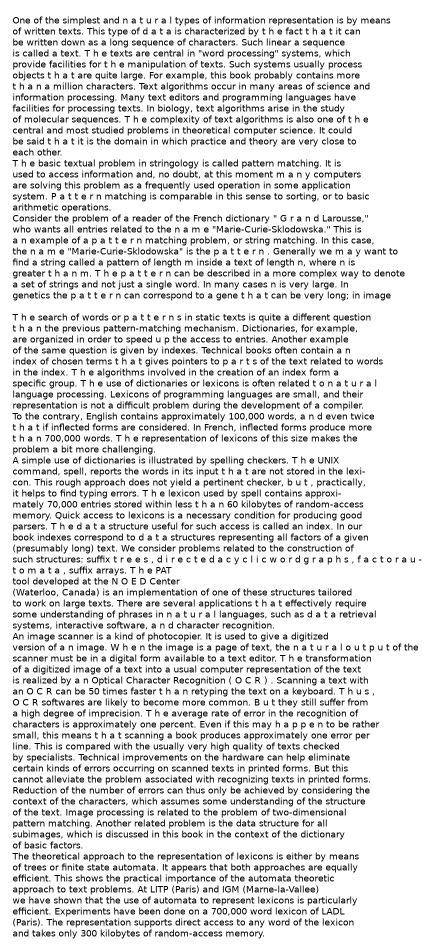
#> input picture 2d_pattern_matching/haystack.png, 860 x 1900 px (shown at 1/2 size)
$ python images.py
#> lines starting #> are read from the running program, lines starting #| are printed output that depends on the picture
### 2d_pattern_matching/letters/image.py
import cv2
import matplotlib.pyplot as plt

HAYSTACK = {
    "n": lambda image, id: Image.segment(image, (37, 40), (47, 49), id),
    "e": lambda image, id: Image.segment(image, (37, 51), (47, 60), id),
    "o": lambda image, id: Image.segment(image, (37, 68), (47, 77), id),
    "pattern": lambda image, id: Image.segment(image, (474, 184), (491, 283), id),
}


class Image:
    def __init__(self, image, id=None):
        self.image = image
        self.id = id

    @classmethod
    def segment(cls, image, upperleft, lowerright, id):
        s, t = upperleft
        u, w = lowerright
        return cls(image[s:u, t:w], id)

    @classmethod
    def from_file(cls, filename):
#> called with filename = 'haystack.png'
        return cls(cv2.imread(filename, cv2.IMREAD_GRAYSCALE))
#> in __init__, self.image is the input picture: shape (1900, 860); min 0, max 255, mean 222.7

    def show(self):
        plt.imshow(255 - self.image, cmap="Greys")
        plt.show()
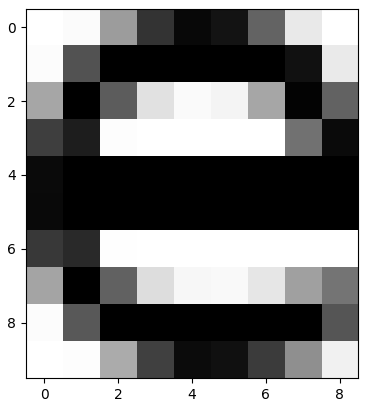
#> figure drawn by matplotlib, 1 panel


class Haystack:
    def __init__(self):
        self.haystack = Image.from_file("haystack.png")
        self.image = self.haystack.image

    def get(self, pattern):
        if pattern not in HAYSTACK:
            raise TypeError("Pattern not recognised!")
        return HAYSTACK[pattern](self.haystack.image, pattern)

### 2d_pattern_matching/images.py
from letters.image import Haystack

if __name__ == '__main__':
    haystack = Haystack()
    e = haystack.get('e').show()
    n = haystack.get('n').show()
#> in show (call 2), `plt.show()`:
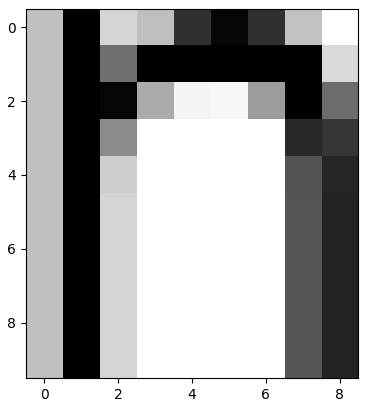
#> figure drawn by matplotlib, 1 panel
    o = haystack.get('o').show()
#> in show (call 3), `plt.show()`:
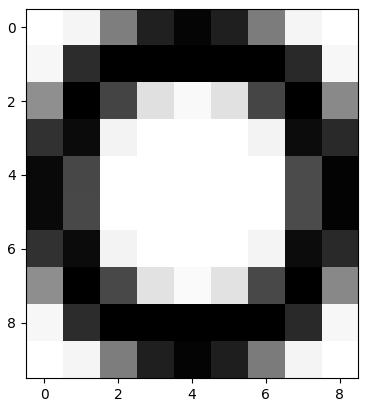
#> figure drawn by matplotlib, 1 panel
    pattern = haystack.get('pattern').show()
#> in show (call 4), `plt.show()`:
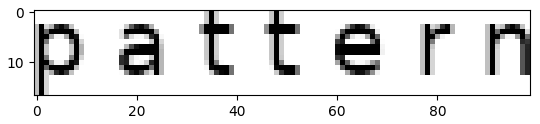
#> figure drawn by matplotlib, 1 panel

$ run again, with 2d_pattern_matching/automaton.png copied over 2d_pattern_matching/haystack.png
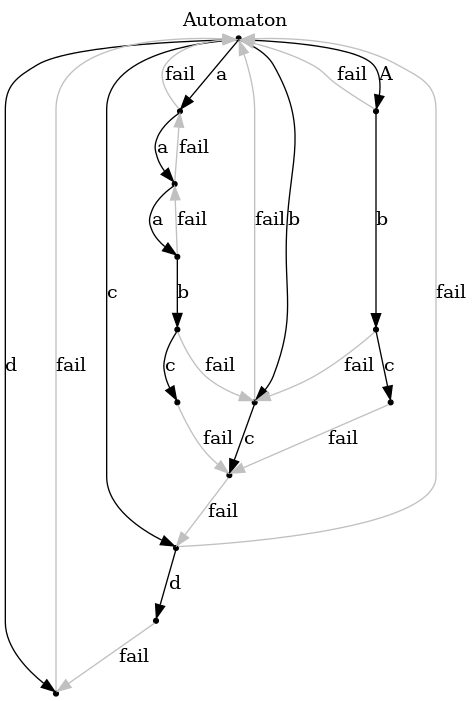
#> input picture 2d_pattern_matching/automaton.png, 472 x 701 px
#> in __init__, self.image is the input picture: shape (701, 472); min 0, max 255, mean 248.2
#> in show, `plt.show()`:
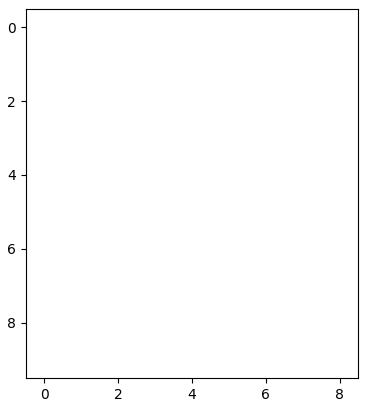
#> figure drawn by matplotlib, 1 panel
#> in show (call 4), `plt.show()`:
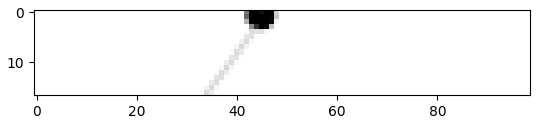
#> figure drawn by matplotlib, 1 panel

$ run again, with 2d_pattern_matching/automaton2.png copied over 2d_pattern_matching/haystack.png
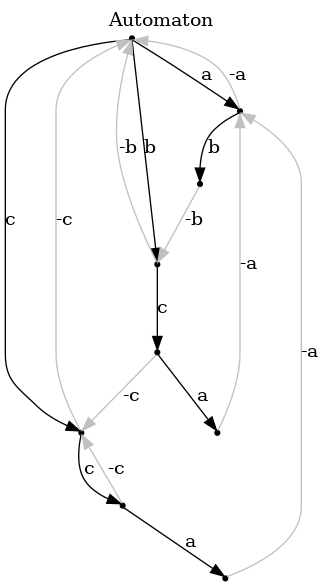
#> input picture 2d_pattern_matching/automaton2.png, 324 x 586 px
#> in __init__, self.image is the input picture: shape (586, 324); min 0, max 255, mean 249.2
#> in show, `plt.show()`:
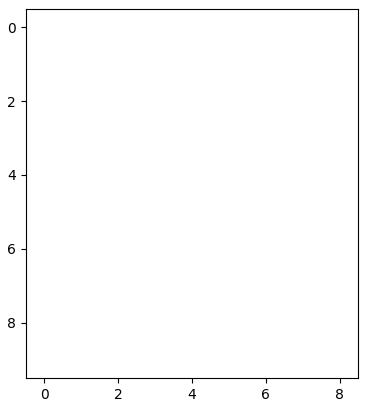
#> figure drawn by matplotlib, 1 panel
#> in show (call 4), `plt.show()`:
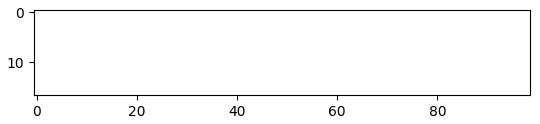
#> figure drawn by matplotlib, 1 panel

$ run again, with 2d_pattern_matching/e.png copied over 2d_pattern_matching/haystack.png
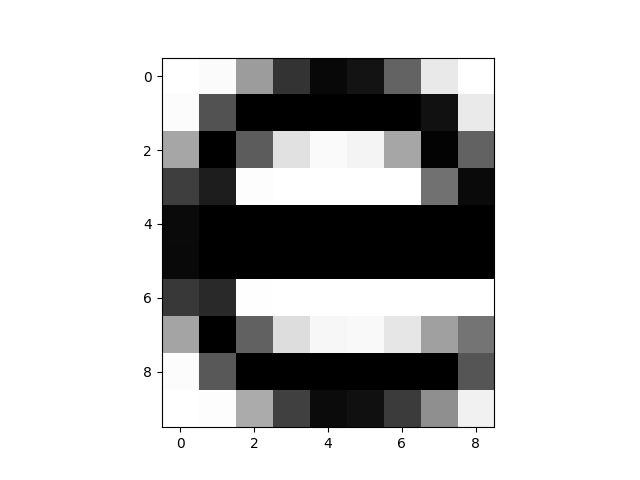
#> input picture 2d_pattern_matching/e.png, 640 x 480 px
#> in __init__, self.image is the input picture: shape (480, 640); min 0, max 255, mean 194.8
#> in show, `plt.show()`:
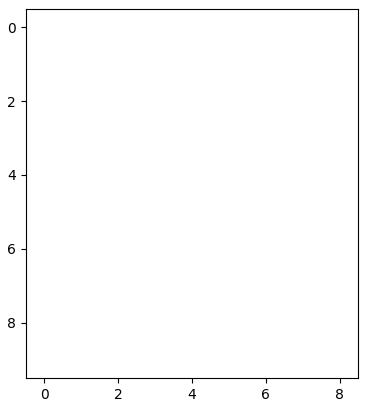
#> figure drawn by matplotlib, 1 panel
#> in show (call 4), `plt.show()`:
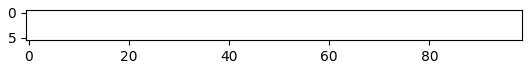
#> figure drawn by matplotlib, 1 panel
